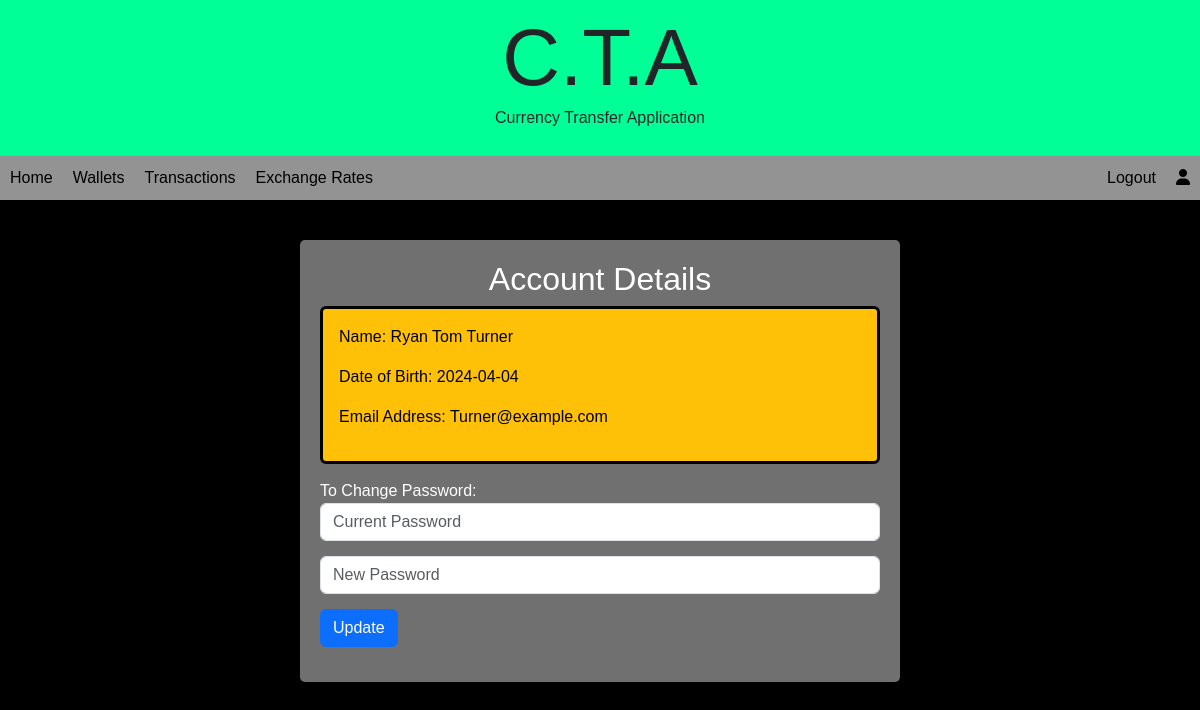
The app's page /account.php (signed in) with its own data.
### tables this page shows
CREATE TABLE `customeraccounts` (
  `customer_id` int(11) NOT NULL,
  `type_id` int(11) NOT NULL DEFAULT 1,
  `first_name` char(50) NOT NULL,
  `middle_name` char(50) DEFAULT NULL,
  `last_name` char(50) NOT NULL,
  `email_address` char(100) NOT NULL,
  `password` char(200) NOT NULL,
  `dob` char(20) NOT NULL,
  `suspension` char(10) NOT NULL DEFAULT 'False'
);

### account.php (the view, shortened to what this page needs)
<?php
    $userEmail = $_SESSION['userEmail'];
    require_once("includes/db_conn.php");
    $customerInfo = "SELECT * FROM customeraccounts WHERE email_address = '$userEmail'";
    $customer_result = mysqli_query($conn, $customerInfo);
    $customer = mysqli_fetch_assoc($customer_result);
?>
<!DOCTYPE html>
<html lang="en">
    <head>
        <link href="https://cdn.jsdelivr.net/npm/bootstrap@5.3.3/dist/css/bootstrap.min.css" rel="stylesheet">
        <link rel="stylesheet" href  ="styles/main.css" />
        <link rel="stylesheet" media="only screen and (max-width: 720px)" href="styles/mobile.css" />
    </head>
    <body>
        <?php include("includes/customerNav.php") ?>
        <div class="container">
            <h2 class="text-center">Account Details</h2>
            <?php
            echo "<div class='card text-bg-warning border-3 border-black'>";
                echo "<div class='card-body'>";
                    echo "<p> Name: " . $customer['first_name'] . ' ' . $customer['middle_name'] . ' ' . $customer['last_name'] . "</p>";
                    echo "<p> Date of Birth: " . $customer['dob'] . "</p>";
                    echo "<p> Email Address: " . $customer['email_address'] . "</p>";
                echo "</div>";
            echo "</div>";
            ?>
            <form action="account.php" method="POST">
                <div class="form-group">
                    <label for="currentpassword">To Change Password:</label>
                    <input type="password" class="form-control" id="currentpassword" name="currentpassword" placeholder="Current Password">
                </div>
                <div class="form-group">
                    <input type="password" class="form-control" id="input_password" name="input_password" placeholder="New Password">
                </div>
                <div class="form-group">
                    <input type="submit" value="Update" name="submit" class="btn btn-primary">
                </div>
            </form>
        </div>
    </body>
</html>

### styles/main.css (style rules this page uses)
* { font-family: sans-serif; }
body { background-color: black; }
.container { max-width: 800px; margin: 40px auto; padding: 20px; background-color: rgb(112, 112, 112); border-radius: 5px; color: white; width: 600px; }
.form-group { margin: 15px 0px; }

### records on screen
customeraccounts: first_name "Ryan", middle_name "Tom", last_name "Turner", dob "2024-04-04", email_address "Turner@example.com"
